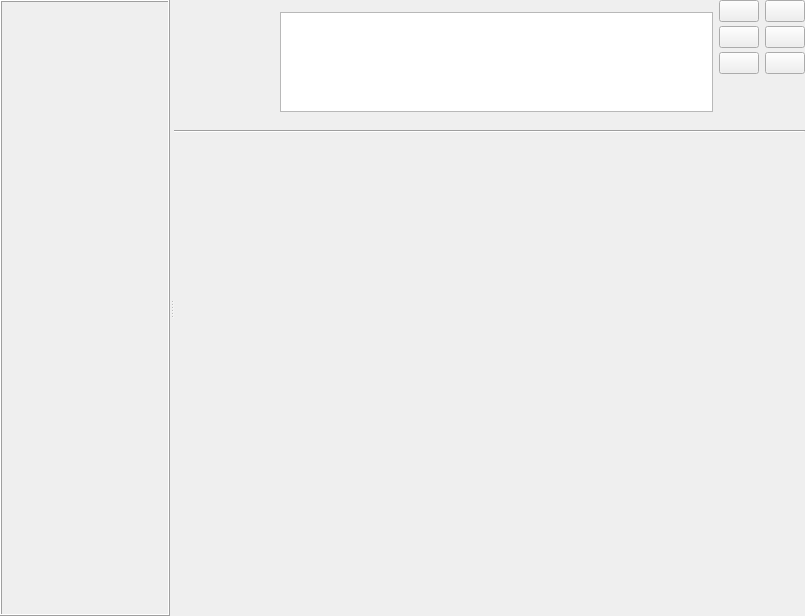
<?xml version="1.0" encoding="UTF-8"?>
<ui version="4.0">
 <class>QgsSymbolSelectorDialogBase</class>
 <widget class="QWidget" name="QgsSymbolSelectorDialogBase">
  <property name="geometry">
   <rect>
    <x>0</x>
    <y>0</y>
    <width>805</width>
    <height>616</height>
   </rect>
  </property>
  <property name="windowTitle">
   <string notr="true">Form</string>
  </property>
  <layout class="QGridLayout" name="gridLayout_2">
   <property name="leftMargin">
    <number>0</number>
   </property>
   <property name="topMargin">
    <number>0</number>
   </property>
   <property name="rightMargin">
    <number>0</number>
   </property>
   <property name="bottomMargin">
    <number>0</number>
   </property>
   <item row="0" column="0">
    <widget class="QSplitter" name="mSplitter">
     <property name="frameShadow">
      <enum>QFrame::Plain</enum>
     </property>
     <property name="orientation">
      <enum>Qt::Horizontal</enum>
     </property>
     <widget class="QFrame" name="frame_2">
      <property name="minimumSize">
       <size>
        <width>100</width>
        <height>0</height>
       </size>
      </property>
      <property name="frameShape">
       <enum>QFrame::Box</enum>
      </property>
      <property name="frameShadow">
       <enum>QFrame::Raised</enum>
      </property>
      <layout class="QVBoxLayout" name="verticalLayout_2">
       <item>
        <widget class="QLabel" name="lblPreview2">
         <property name="minimumSize">
          <size>
           <width>100</width>
           <height>0</height>
          </size>
         </property>
         <property name="frameShape">
          <enum>QFrame::NoFrame</enum>
         </property>
         <property name="frameShadow">
          <enum>QFrame::Sunken</enum>
         </property>
         <property name="text">
          <string/>
         </property>
         <property name="alignment">
          <set>Qt::AlignCenter</set>
         </property>
        </widget>
       </item>
      </layout>
     </widget>
     <widget class="QFrame" name="frame">
      <property name="frameShape">
       <enum>QFrame::NoFrame</enum>
      </property>
      <property name="frameShadow">
       <enum>QFrame::Raised</enum>
      </property>
      <layout class="QGridLayout" name="gridLayout">
       <property name="leftMargin">
        <number>0</number>
       </property>
       <property name="topMargin">
        <number>0</number>
       </property>
       <property name="rightMargin">
        <number>0</number>
       </property>
       <property name="bottomMargin">
        <number>0</number>
       </property>
       <item row="0" column="0">
        <layout class="QHBoxLayout" name="horizontalLayout">
         <item>
          <widget class="QLabel" name="lblPreview">
           <property name="sizePolicy">
            <sizepolicy hsizetype="MinimumExpanding" vsizetype="Fixed">
             <horstretch>0</horstretch>
             <verstretch>0</verstretch>
            </sizepolicy>
           </property>
           <property name="minimumSize">
            <size>
             <width>100</width>
             <height>100</height>
            </size>
           </property>
           <property name="maximumSize">
            <size>
             <width>100</width>
             <height>100</height>
            </size>
           </property>
           <property name="frameShape">
            <enum>QFrame::NoFrame</enum>
           </property>
           <property name="frameShadow">
            <enum>QFrame::Sunken</enum>
           </property>
           <property name="text">
            <string/>
           </property>
           <property name="alignment">
            <set>Qt::AlignCenter</set>
           </property>
          </widget>
         </item>
         <item>
          <widget class="QTreeView" name="layersTree">
           <property name="sizePolicy">
            <sizepolicy hsizetype="Expanding" vsizetype="Fixed">
             <horstretch>0</horstretch>
             <verstretch>0</verstretch>
            </sizepolicy>
           </property>
           <property name="maximumSize">
            <size>
             <width>16777215</width>
             <height>100</height>
            </size>
           </property>
           <property name="editTriggers">
            <set>QAbstractItemView::NoEditTriggers</set>
           </property>
          </widget>
         </item>
         <item>
          <layout class="QVBoxLayout" name="pushBtnBox_1">
           <property name="spacing">
            <number>4</number>
           </property>
           <item>
            <widget class="QPushButton" name="btnAddLayer">
             <property name="maximumSize">
              <size>
               <width>50</width>
               <height>16777215</height>
              </size>
             </property>
             <property name="toolTip">
              <string>Add symbol layer</string>
             </property>
            </widget>
           </item>
           <item>
            <widget class="QPushButton" name="btnRemoveLayer">
             <property name="maximumSize">
              <size>
               <width>50</width>
               <height>16777215</height>
              </size>
             </property>
             <property name="toolTip">
              <string>Remove symbol layer</string>
             </property>
            </widget>
           </item>
           <item>
            <widget class="QPushButton" name="btnDuplicate">
             <property name="maximumSize">
              <size>
               <width>50</width>
               <height>16777215</height>
              </size>
             </property>
             <property name="toolTip">
              <string>Duplicate symbol layer</string>
             </property>
             <property name="text">
              <string/>
             </property>
            </widget>
           </item>
           <item>
            <spacer name="verticalSpacer_1">
             <property name="orientation">
              <enum>Qt::Vertical</enum>
             </property>
             <property name="sizeType">
              <enum>QSizePolicy::Preferred</enum>
             </property>
             <property name="sizeHint" stdset="0">
              <size>
               <width>10</width>
               <height>50</height>
              </size>
             </property>
            </spacer>
           </item>
          </layout>
         </item>
         <item>
          <layout class="QVBoxLayout" name="pushBtnBox_2">
           <property name="spacing">
            <number>4</number>
           </property>
           <item>
            <widget class="QPushButton" name="btnUp">
             <property name="maximumSize">
              <size>
               <width>50</width>
               <height>16777215</height>
              </size>
             </property>
             <property name="toolTip">
              <string>Move up</string>
             </property>
            </widget>
           </item>
           <item>
            <widget class="QPushButton" name="btnDown">
             <property name="maximumSize">
              <size>
               <width>50</width>
               <height>16777215</height>
              </size>
             </property>
             <property name="toolTip">
              <string>Move down</string>
             </property>
            </widget>
           </item>
           <item>
            <widget class="QPushButton" name="btnLock">
             <property name="maximumSize">
              <size>
               <width>50</width>
               <height>16777215</height>
              </size>
             </property>
             <property name="toolTip">
              <string>Lock symbol layer's color</string>
             </property>
             <property name="checkable">
              <bool>true</bool>
             </property>
            </widget>
           </item>
           <item>
            <spacer name="verticalSpacer_2">
             <property name="orientation">
              <enum>Qt::Vertical</enum>
             </property>
             <property name="sizeType">
              <enum>QSizePolicy::Preferred</enum>
             </property>
             <property name="sizeHint" stdset="0">
              <size>
               <width>10</width>
               <height>50</height>
              </size>
             </property>
            </spacer>
           </item>
          </layout>
         </item>
        </layout>
       </item>
       <item row="1" column="0">
        <widget class="Line" name="line">
         <property name="orientation">
          <enum>Qt::Horizontal</enum>
         </property>
        </widget>
       </item>
       <item row="2" column="0">
        <widget class="QScrollArea" name="scrollArea">
         <property name="frameShape">
          <enum>QFrame::NoFrame</enum>
         </property>
         <property name="widgetResizable">
          <bool>true</bool>
         </property>
         <widget class="QWidget" name="scrollAreaWidgetContents">
          <property name="geometry">
           <rect>
            <x>0</x>
            <y>0</y>
            <width>642</width>
            <height>454</height>
           </rect>
          </property>
          <layout class="QVBoxLayout" name="verticalLayout">
           <property name="leftMargin">
            <number>0</number>
           </property>
           <property name="topMargin">
            <number>0</number>
           </property>
           <item>
            <widget class="QStackedWidget" name="stackedWidget">
             <property name="sizePolicy">
              <sizepolicy hsizetype="Expanding" vsizetype="Expanding">
               <horstretch>2</horstretch>
               <verstretch>0</verstretch>
              </sizepolicy>
             </property>
             <widget class="QWidget" name="page_2"/>
            </widget>
           </item>
          </layout>
         </widget>
        </widget>
       </item>
      </layout>
     </widget>
    </widget>
   </item>
  </layout>
 </widget>
 <resources/>
 <connections/>
</ui>
